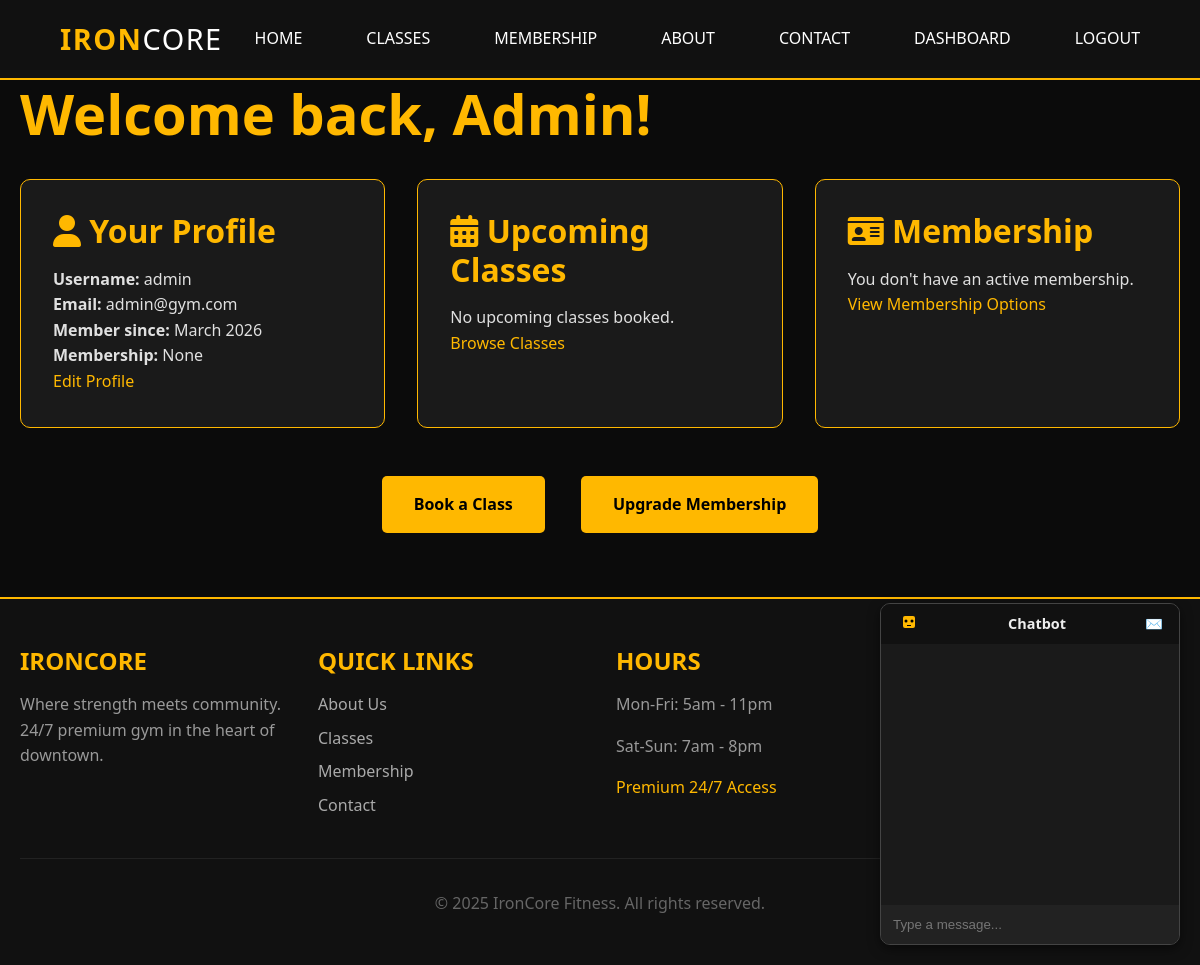
The app's page /dashboard (signed in) with its own data.
### models.py (models this page shows, shortened)
class User(UserMixin, db.Model):
    __tablename__ = 'users'
    id = db.Column(db.Integer, primary_key=True)
    username = db.Column(db.String(80), unique=True, nullable=False)
    email = db.Column(db.String(120), unique=True, nullable=False)
    password_hash = db.Column(db.String(200), nullable=False)
    first_name = db.Column(db.String(50))
    last_name = db.Column(db.String(50))
    phone = db.Column(db.String(20))
    date_of_birth = db.Column(db.Date)
    join_date = db.Column(db.DateTime, default=datetime.utcnow)
    is_active = db.Column(db.Boolean, default=True)
    is_admin = db.Column(db.Boolean, default=False)
    membership_id = db.Column(db.Integer, db.ForeignKey('memberships.id'))
    profile_image = db.Column(db.String(200), default='default.jpg')
    bookings = db.relationship('Booking', backref='user', lazy=True)
    payments = db.relationship('Payment', backref='user', lazy=True)

### app.py (the view)
@app.route('/dashboard')
@login_required
def dashboard():
    upcoming_bookings = Booking.query.filter_by(
        user_id=current_user.id,
        status='confirmed'
    ).filter(
        Booking.class_date >= datetime.now().date()
    ).order_by(Booking.class_date).limit(5).all()
    payments = Payment.query.filter_by(user_id=current_user.id).order_by(
        Payment.payment_date.desc()
    ).limit(5).all()
    return render_template('dashboard.html',
                         bookings=upcoming_bookings,
                         payments=payments)

### app.py (called while the page is built)
@login_manager.user_loader
def load_user(user_id):
    return User.query.get(int(user_id))

### templates/dashboard.html (shortened to what this page needs)
{% extends "base.html" %}
{% block content %}
<div class="container">
    <h1 style="color: #ffb800; margin-bottom: 2rem;">Welcome back, {{ current_user.first_name }}!</h1>
    <div style="display: grid; grid-template-columns: repeat(auto-fit, minmax(300px, 1fr)); gap: 2rem; margin-bottom: 3rem;">
        <div style="background: #1a1a1a; padding: 2rem; border-radius: 10px; border: 1px solid #ffb800;">
            <h3 style="color: #ffb800; margin-bottom: 1rem;"><i class="fas fa-user"></i> Your Profile</h3>
            <p><strong>Username:</strong> {{ current_user.username }}</p>
            <p><strong>Email:</strong> {{ current_user.email }}</p>
            <p><strong>Member since:</strong> {{ current_user.join_date.strftime('%B %Y') }}</p>
            <p><strong>Membership:</strong> {{ current_user.membership.name if current_user.membership else 'None' }}</p>
            <a href="#" style="color: #ffb800; text-decoration: none;">Edit Profile</a>
        </div>
        <div style="background: #1a1a1a; padding: 2rem; border-radius: 10px; border: 1px solid #ffb800;">
            <h3 style="color: #ffb800; margin-bottom: 1rem;"><i class="fas fa-calendar-alt"></i> Upcoming Classes</h3>
            {% if upcoming_classes %}
                {% for class in upcoming_classes %}
                    <div style="margin-bottom: 1rem; padding-bottom: 1rem; border-bottom: 1px solid #333;">
                        <h4>{{ class.name }}</h4>
                        <p>{{ class.schedule.strftime('%A, %B %d at %I:%M %p') }}</p>
                        <p>Trainer: {{ class.trainer.first_name }} {{ class.trainer.last_name }}</p>
                    </div>
                {% endfor %}
            {% else %}
                <p>No upcoming classes booked.</p>
            {% endif %}
            <a href="{{ url_for('classes') }}" style="color: #ffb800; text-decoration: none;">Browse Classes</a>
        </div>
        <div style="background: #1a1a1a; padding: 2rem; border-radius: 10px; border: 1px solid #ffb800;">
            <h3 style="color: #ffb800; margin-bottom: 1rem;"><i class="fas fa-id-card"></i> Membership</h3>
            {% if current_user.membership %}
                <p><strong>Plan:</strong> {{ current_user.membership.name }}</p>
                <p><strong>Expires:</strong> {{ (current_user.join_date + timedelta(days=current_user.membership.duration_days)).strftime('%B %d, %Y') }}</p>
                <p><strong>Classes per week:</strong> {{ current_user.membership.max_classes_per_week }}</p>
            {% else %}
                <p>You don't have an active membership.</p>
                <a href="{{ url_for('membership') }}" style="color: #ffb800; text-decoration: none;">View Membership Options</a>
            {% endif %}
        </div>
    </div>
    <div style="text-align: center;">
        <a href="{{ url_for('classes') }}" style="display: inline-block; padding: 1rem 2rem; background: #ffb800; color: #000; text-decoration: none; border-radius: 5px; margin: 0 1rem; font-weight: bold;">Book a Class</a>
        <a href="{{ url_for('membership') }}" style="display: inline-block; padding: 1rem 2rem; background: #ffb800; color: #000; text-decoration: none; border-radius: 5px; margin: 0 1rem; font-weight: bold;">Upgrade Membership</a>
    </div>
</div>
{% endblock %}

### static/css/style.css (style rules this page uses)
:root { --primary: #ffb800; --primary-dark: #e5a600; --secondary: #0b0b0b; --dark: #0f0f0f; --darker: #080808; --light: #e0e0e0; --gray: #aaa; --dark-gray: #2a2a2a; --danger: #dc3545; --success: #28a745; --warning: #ffc107; }
* { margin: 0; padding: 0; box-sizing: border-box; }
body { font-family: 'Inter', -apple-system, BlinkMacSystemFont, 'Segoe UI', Roboto, sans-serif; background: var(--secondary); color: var(--light); line-height: 1.6; }
h1, h2, h3, h4, h5, h6 { font-weight: 800; line-height: 1.2; margin-bottom: 1rem; }
h1 { font-size: 3.5rem; }
h3 { font-size: 2rem; }
.container { max-width: 1200px; margin: 0 auto; padding: 0 24px; }

### templates/base.html (style rules this page uses)
* { margin: 0; padding: 0; box-sizing: border-box; }
body { font-family: 'Segoe UI', Tahoma, Geneva, Verdana, sans-serif; background: #0b0b0b; color: #e0e0e0; }
.container { max-width: 1200px; margin: 0 auto; padding: 0 20px; }

### records on screen
User: first_name "Admin", username "admin", email "admin@gym.com", join_date "March 2026"

### other values on screen
{{ current_user.membership.name if current_user.membership else 'None' }} "None"
